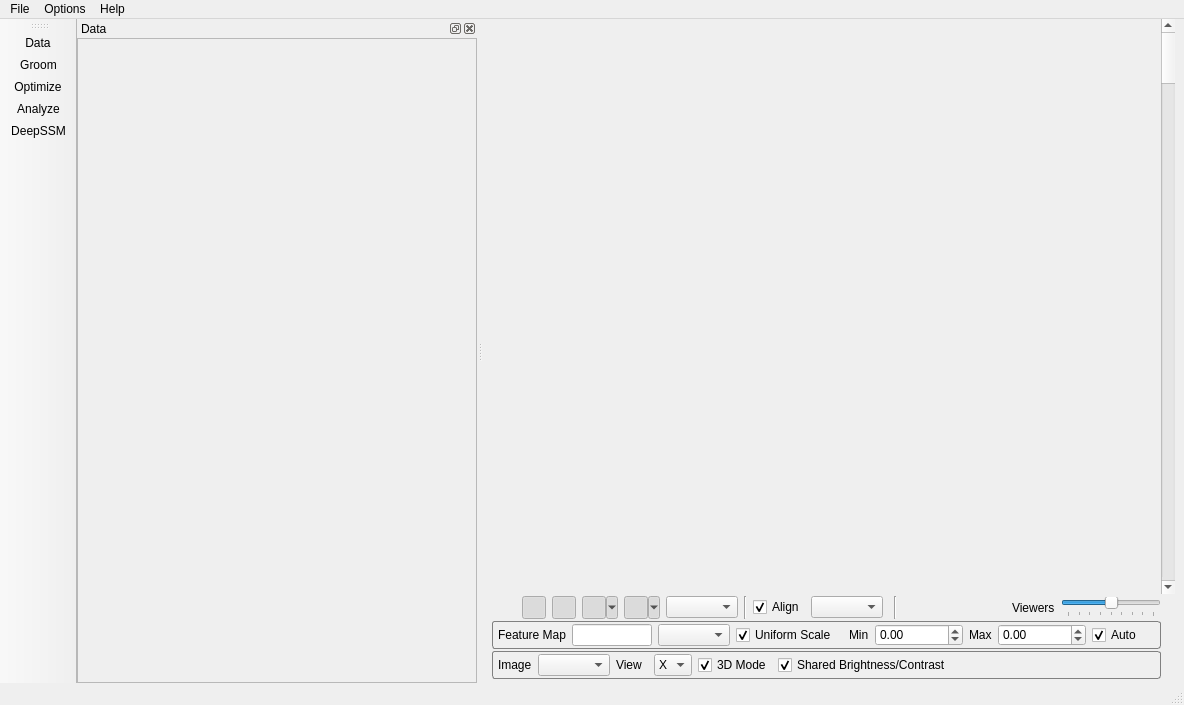
<?xml version="1.0" encoding="UTF-8"?>
<ui version="4.0">
 <class>ShapeWorksStudioApp</class>
 <widget class="QMainWindow" name="ShapeWorksStudioApp">
  <property name="geometry">
   <rect>
    <x>0</x>
    <y>0</y>
    <width>1184</width>
    <height>705</height>
   </rect>
  </property>
  <property name="windowTitle">
   <string>ShapeWorks Studio</string>
  </property>
  <property name="windowIcon">
   <iconset resource="../Resources/ShapeWorksStudio.qrc">
    <normaloff>:/Studio/Images/shapeworks-logo.png</normaloff>:/Studio/Images/shapeworks-logo.png</iconset>
  </property>
  <property name="styleSheet">
   <string notr="true">QWidget#feature_widget {
    border-radius: 3px;
    border: 1px solid grey;
}

QWidget#image_widget {
    border-radius: 3px;
    border: 1px solid grey;
}
</string>
  </property>
  <widget class="QWidget" name="centralwidget">
   <layout class="QGridLayout" name="gridLayout">
    <property name="topMargin">
     <number>0</number>
    </property>
    <property name="bottomMargin">
     <number>4</number>
    </property>
    <property name="horizontalSpacing">
     <number>0</number>
    </property>
    <property name="verticalSpacing">
     <number>2</number>
    </property>
    <item row="2" column="0">
     <widget class="QWidget" name="widget" native="true">
      <layout class="QGridLayout" name="gridLayout_2">
       <property name="leftMargin">
        <number>0</number>
       </property>
       <property name="topMargin">
        <number>0</number>
       </property>
       <property name="rightMargin">
        <number>0</number>
       </property>
       <property name="bottomMargin">
        <number>0</number>
       </property>
       <item row="0" column="0">
        <widget class="QWidget" name="control_widget" native="true">
         <property name="sizePolicy">
          <sizepolicy hsizetype="Minimum" vsizetype="MinimumExpanding">
           <horstretch>0</horstretch>
           <verstretch>0</verstretch>
          </sizepolicy>
         </property>
         <layout class="QHBoxLayout" name="horizontalLayout_3">
          <property name="spacing">
           <number>6</number>
          </property>
          <property name="leftMargin">
           <number>0</number>
          </property>
          <property name="topMargin">
           <number>0</number>
          </property>
          <property name="rightMargin">
           <number>0</number>
          </property>
          <property name="bottomMargin">
           <number>0</number>
          </property>
          <item>
           <widget class="QToolButton" name="auto_view_button">
            <property name="toolTip">
             <string>Reset View</string>
            </property>
            <property name="text">
             <string/>
            </property>
            <property name="icon">
             <iconset resource="../Resources/ShapeWorksStudio.qrc">
              <normaloff>:/Studio/Images/AutoViewOff.png</normaloff>
              <normalon>:/Studio/Images/AutoView.png</normalon>:/Studio/Images/AutoViewOff.png</iconset>
            </property>
            <property name="checkable">
             <bool>false</bool>
            </property>
            <property name="autoRaise">
             <bool>true</bool>
            </property>
           </widget>
          </item>
          <item>
           <widget class="QToolButton" name="planes_visible_button_">
            <property name="toolTip">
             <string>Show landmarks</string>
            </property>
            <property name="icon">
             <iconset resource="../Resources/ShapeWorksStudio.qrc">
              <normaloff>:/Studio/Images/planes_off.png</normaloff>
              <normalon>:/Studio/Images/planes_on.png</normalon>:/Studio/Images/planes_off.png</iconset>
            </property>
            <property name="checkable">
             <bool>true</bool>
            </property>
            <property name="checked">
             <bool>true</bool>
            </property>
            <property name="popupMode">
             <enum>QToolButton::DelayedPopup</enum>
            </property>
            <property name="autoRaise">
             <bool>false</bool>
            </property>
           </widget>
          </item>
          <item>
           <widget class="QToolButton" name="landmarks_visible_button">
            <property name="toolTip">
             <string>Show landmarks</string>
            </property>
            <property name="icon">
             <iconset resource="../Resources/ShapeWorksStudio.qrc">
              <normaloff>:/Studio/Images/flag_off.png</normaloff>
              <activeon>:/Studio/Images/flag_on.png</activeon>:/Studio/Images/flag_off.png</iconset>
            </property>
            <property name="checkable">
             <bool>true</bool>
            </property>
            <property name="checked">
             <bool>true</bool>
            </property>
            <property name="popupMode">
             <enum>QToolButton::DelayedPopup</enum>
            </property>
            <property name="autoRaise">
             <bool>false</bool>
            </property>
           </widget>
          </item>
          <item>
           <widget class="QToolButton" name="glyphs_visible_button">
            <property name="toolTip">
             <string>Show glyphs</string>
            </property>
            <property name="icon">
             <iconset resource="../Resources/ShapeWorksStudio.qrc">
              <normaloff>:/Studio/Images/VisibleOff.png</normaloff>
              <normalon>:/Studio/Images/Visible.png</normalon>:/Studio/Images/VisibleOff.png</iconset>
            </property>
            <property name="checkable">
             <bool>true</bool>
            </property>
            <property name="checked">
             <bool>true</bool>
            </property>
            <property name="popupMode">
             <enum>QToolButton::MenuButtonPopup</enum>
            </property>
            <property name="autoRaise">
             <bool>true</bool>
            </property>
           </widget>
          </item>
          <item>
           <widget class="QToolButton" name="surface_visible_button">
            <property name="toolTip">
             <string>Show/hide isosurface</string>
            </property>
            <property name="text">
             <string/>
            </property>
            <property name="icon">
             <iconset resource="../Resources/ShapeWorksStudio.qrc">
              <normaloff>:/Studio/Images/IsosurfaceVisibleOff.png</normaloff>
              <normalon>:/Studio/Images/IsosurfaceVisible.png</normalon>:/Studio/Images/IsosurfaceVisibleOff.png</iconset>
            </property>
            <property name="checkable">
             <bool>true</bool>
            </property>
            <property name="checked">
             <bool>true</bool>
            </property>
            <property name="popupMode">
             <enum>QToolButton::MenuButtonPopup</enum>
            </property>
            <property name="autoRaise">
             <bool>true</bool>
            </property>
           </widget>
          </item>
          <item>
           <widget class="QComboBox" name="view_mode_combobox">
            <property name="toolTip">
             <string>View mode</string>
            </property>
           </widget>
          </item>
          <item>
           <widget class="Line" name="line_2">
            <property name="orientation">
             <enum>Qt::Vertical</enum>
            </property>
           </widget>
          </item>
          <item>
           <widget class="QCheckBox" name="center_checkbox">
            <property name="toolTip">
             <string>Centering</string>
            </property>
            <property name="text">
             <string>Align</string>
            </property>
            <property name="checked">
             <bool>true</bool>
            </property>
           </widget>
          </item>
          <item>
           <widget class="QComboBox" name="alignment_combo">
            <property name="sizeAdjustPolicy">
             <enum>QComboBox::AdjustToContents</enum>
            </property>
           </widget>
          </item>
          <item>
           <spacer name="horizontalSpacer_3">
            <property name="orientation">
             <enum>Qt::Horizontal</enum>
            </property>
            <property name="sizeType">
             <enum>QSizePolicy::Fixed</enum>
            </property>
            <property name="sizeHint" stdset="0">
             <size>
              <width>5</width>
              <height>20</height>
             </size>
            </property>
           </spacer>
          </item>
          <item>
           <widget class="Line" name="line_4">
            <property name="orientation">
             <enum>Qt::Vertical</enum>
            </property>
           </widget>
          </item>
          <item>
           <widget class="Line" name="line_3">
            <property name="orientation">
             <enum>Qt::Horizontal</enum>
            </property>
           </widget>
          </item>
          <item>
           <spacer name="horizontalSpacer">
            <property name="orientation">
             <enum>Qt::Horizontal</enum>
            </property>
            <property name="sizeHint" stdset="0">
             <size>
              <width>40</width>
              <height>20</height>
             </size>
            </property>
           </spacer>
          </item>
          <item>
           <widget class="QLabel" name="label">
            <property name="text">
             <string>Viewers</string>
            </property>
           </widget>
          </item>
          <item>
           <widget class="QSlider" name="zoom_slider">
            <property name="maximumSize">
             <size>
              <width>100</width>
              <height>16777215</height>
             </size>
            </property>
            <property name="toolTip">
             <string>Number of viewers</string>
            </property>
            <property name="layoutDirection">
             <enum>Qt::RightToLeft</enum>
            </property>
            <property name="minimum">
             <number>0</number>
            </property>
            <property name="maximum">
             <number>8</number>
            </property>
            <property name="pageStep">
             <number>1</number>
            </property>
            <property name="value">
             <number>4</number>
            </property>
            <property name="orientation">
             <enum>Qt::Horizontal</enum>
            </property>
            <property name="invertedAppearance">
             <bool>true</bool>
            </property>
            <property name="invertedControls">
             <bool>false</bool>
            </property>
            <property name="tickPosition">
             <enum>QSlider::TicksBelow</enum>
            </property>
           </widget>
          </item>
         </layout>
        </widget>
       </item>
      </layout>
     </widget>
    </item>
    <item row="0" column="0">
     <widget class="QVTKOpenGLNativeWidget" name="qvtkWidget" native="true">
      <property name="sizePolicy">
       <sizepolicy hsizetype="Expanding" vsizetype="Expanding">
        <horstretch>1</horstretch>
        <verstretch>1</verstretch>
       </sizepolicy>
      </property>
      <property name="minimumSize">
       <size>
        <width>300</width>
        <height>300</height>
       </size>
      </property>
     </widget>
    </item>
    <item row="3" column="0">
     <layout class="QHBoxLayout" name="horizontalLayout"/>
    </item>
    <item row="0" column="1">
     <widget class="QScrollBar" name="vertical_scroll_bar">
      <property name="orientation">
       <enum>Qt::Vertical</enum>
      </property>
     </widget>
    </item>
    <item row="4" column="0">
     <widget class="QWidget" name="feature_widget" native="true">
      <layout class="QGridLayout" name="gridLayout_3">
       <property name="leftMargin">
        <number>6</number>
       </property>
       <property name="topMargin">
        <number>3</number>
       </property>
       <property name="rightMargin">
        <number>6</number>
       </property>
       <property name="bottomMargin">
        <number>3</number>
       </property>
       <item row="0" column="11">
        <spacer name="horizontalSpacer_2">
         <property name="orientation">
          <enum>Qt::Horizontal</enum>
         </property>
         <property name="sizeHint" stdset="0">
          <size>
           <width>40</width>
           <height>20</height>
          </size>
         </property>
        </spacer>
       </item>
       <item row="0" column="2">
        <widget class="QLineEdit" name="feature_line">
         <property name="alignment">
          <set>Qt::AlignCenter</set>
         </property>
         <property name="readOnly">
          <bool>true</bool>
         </property>
        </widget>
       </item>
       <item row="0" column="4">
        <widget class="QCheckBox" name="feature_uniform_scale">
         <property name="toolTip">
          <string>Apply a uniform scale for all viewers</string>
         </property>
         <property name="text">
          <string>Uniform Scale</string>
         </property>
         <property name="checked">
          <bool>true</bool>
         </property>
        </widget>
       </item>
       <item row="0" column="5">
        <widget class="Line" name="line">
         <property name="orientation">
          <enum>Qt::Horizontal</enum>
         </property>
        </widget>
       </item>
       <item row="0" column="3">
        <widget class="QComboBox" name="features">
         <property name="toolTip">
          <string>Select feature map</string>
         </property>
         <property name="sizeAdjustPolicy">
          <enum>QComboBox::AdjustToContents</enum>
         </property>
        </widget>
       </item>
       <item row="0" column="6">
        <widget class="QLabel" name="label_3">
         <property name="text">
          <string>Min</string>
         </property>
        </widget>
       </item>
       <item row="0" column="7">
        <widget class="QDoubleSpinBox" name="feature_min">
         <property name="toolTip">
          <string>Minimum scalar range</string>
         </property>
         <property name="minimum">
          <double>-9999999.000000000000000</double>
         </property>
         <property name="maximum">
          <double>9999999.000000000000000</double>
         </property>
        </widget>
       </item>
       <item row="0" column="10">
        <widget class="QCheckBox" name="feature_auto_scale">
         <property name="toolTip">
          <string>Automatic scale range</string>
         </property>
         <property name="text">
          <string>Auto</string>
         </property>
         <property name="checked">
          <bool>true</bool>
         </property>
        </widget>
       </item>
       <item row="0" column="9">
        <widget class="QDoubleSpinBox" name="feature_max">
         <property name="toolTip">
          <string>Maximum scalar range</string>
         </property>
         <property name="minimum">
          <double>-9999999.000000000000000</double>
         </property>
         <property name="maximum">
          <double>9999999.000000000000000</double>
         </property>
        </widget>
       </item>
       <item row="0" column="8">
        <widget class="QLabel" name="label_4">
         <property name="text">
          <string>Max</string>
         </property>
        </widget>
       </item>
       <item row="0" column="0">
        <widget class="QLabel" name="feature_map_label">
         <property name="text">
          <string>Feature Map</string>
         </property>
        </widget>
       </item>
      </layout>
     </widget>
    </item>
    <item row="5" column="0">
     <widget class="QWidget" name="image_widget" native="true">
      <layout class="QGridLayout" name="gridLayout_6">
       <property name="leftMargin">
        <number>6</number>
       </property>
       <property name="topMargin">
        <number>3</number>
       </property>
       <property name="rightMargin">
        <number>6</number>
       </property>
       <property name="bottomMargin">
        <number>3</number>
       </property>
       <item row="0" column="0">
        <widget class="QLabel" name="label_10">
         <property name="text">
          <string>Image</string>
         </property>
        </widget>
       </item>
       <item row="0" column="2">
        <widget class="QComboBox" name="image_combo_">
         <property name="toolTip">
          <string>Select feature map</string>
         </property>
         <property name="sizeAdjustPolicy">
          <enum>QComboBox::AdjustToContents</enum>
         </property>
        </widget>
       </item>
       <item row="0" column="8">
        <spacer name="horizontalSpacer_5">
         <property name="orientation">
          <enum>Qt::Horizontal</enum>
         </property>
         <property name="sizeHint" stdset="0">
          <size>
           <width>40</width>
           <height>20</height>
          </size>
         </property>
        </spacer>
       </item>
       <item row="0" column="4">
        <widget class="Line" name="line_6">
         <property name="orientation">
          <enum>Qt::Horizontal</enum>
         </property>
        </widget>
       </item>
       <item row="0" column="7">
        <widget class="QCheckBox" name="image_share_window_and_level_">
         <property name="toolTip">
          <string>Apply a uniform scale for all viewers</string>
         </property>
         <property name="text">
          <string>Shared Brightness/Contrast</string>
         </property>
         <property name="checked">
          <bool>true</bool>
         </property>
        </widget>
       </item>
       <item row="0" column="3">
        <widget class="QLabel" name="label_11">
         <property name="text">
          <string>View</string>
         </property>
        </widget>
       </item>
       <item row="0" column="6">
        <widget class="QCheckBox" name="image_3d_mode_">
         <property name="toolTip">
          <string>Apply a uniform scale for all viewers</string>
         </property>
         <property name="text">
          <string>3D Mode</string>
         </property>
         <property name="checked">
          <bool>true</bool>
         </property>
        </widget>
       </item>
       <item row="0" column="5">
        <widget class="QComboBox" name="image_axis_">
         <property name="toolTip">
          <string>Select feature map</string>
         </property>
         <property name="currentIndex">
          <number>0</number>
         </property>
         <property name="sizeAdjustPolicy">
          <enum>QComboBox::AdjustToContents</enum>
         </property>
         <item>
          <property name="text">
           <string>X</string>
          </property>
         </item>
         <item>
          <property name="text">
           <string>Y</string>
          </property>
         </item>
         <item>
          <property name="text">
           <string>Z</string>
          </property>
         </item>
        </widget>
       </item>
      </layout>
     </widget>
    </item>
   </layout>
  </widget>
  <widget class="QMenuBar" name="menubar">
   <property name="geometry">
    <rect>
     <x>0</x>
     <y>0</y>
     <width>1184</width>
     <height>21</height>
    </rect>
   </property>
   <widget class="QMenu" name="menuFile">
    <property name="title">
     <string>File</string>
    </property>
    <widget class="QMenu" name="menuExport">
     <property name="title">
      <string>Export...</string>
     </property>
     <addaction name="action_export_current_mesh"/>
     <addaction name="action_export_current_particles"/>
     <addaction name="action_export_particle_scalars"/>
     <addaction name="action_export_mesh_scalars"/>
     <addaction name="action_export_all_subjects_particle_scalars"/>
     <addaction name="actionExport_Eigenvectors"/>
     <addaction name="actionExport_Eigenvalues"/>
     <addaction name="action_export_pca_scores"/>
     <addaction name="actionExport_PCA_Mode_Points"/>
     <addaction name="action_export_pca_montage"/>
     <addaction name="action_export_screenshot"/>
    </widget>
    <addaction name="action_new_project"/>
    <addaction name="action_open_project"/>
    <addaction name="action_show_project_folder"/>
    <addaction name="action_save_project"/>
    <addaction name="action_save_project_as"/>
    <addaction name="separator"/>
    <addaction name="action_import"/>
    <addaction name="menuExport"/>
    <addaction name="separator"/>
    <addaction name="action_recent1"/>
    <addaction name="action_recent2"/>
    <addaction name="action_recent3"/>
    <addaction name="action_recent4"/>
    <addaction name="action_recent5"/>
    <addaction name="action_recent6"/>
    <addaction name="action_recent7"/>
    <addaction name="action_recent8"/>
    <addaction name="separator"/>
    <addaction name="action_quit"/>
   </widget>
   <widget class="QMenu" name="menuOptions">
    <property name="title">
     <string>Options</string>
    </property>
    <addaction name="action_preferences"/>
    <addaction name="actionShow_Tool_Window"/>
   </widget>
   <widget class="QMenu" name="menuHelp">
    <property name="title">
     <string>Help</string>
    </property>
    <addaction name="actionAbout"/>
    <addaction name="actionKeyboard_Shortcuts"/>
   </widget>
   <addaction name="menuFile"/>
   <addaction name="menuOptions"/>
   <addaction name="menuHelp"/>
  </widget>
  <widget class="QStatusBar" name="statusbar"/>
  <widget class="QDockWidget" name="controlsDock">
   <property name="minimumSize">
    <size>
     <width>400</width>
     <height>400</height>
    </size>
   </property>
   <property name="floating">
    <bool>false</bool>
   </property>
   <property name="features">
    <set>QDockWidget::AllDockWidgetFeatures</set>
   </property>
   <property name="allowedAreas">
    <set>Qt::LeftDockWidgetArea|Qt::RightDockWidgetArea</set>
   </property>
   <property name="windowTitle">
    <string>Data</string>
   </property>
   <attribute name="dockWidgetArea">
    <number>1</number>
   </attribute>
   <widget class="QWidget" name="dockWidgetContents">
    <layout class="QVBoxLayout" name="verticalLayout">
     <property name="spacing">
      <number>12</number>
     </property>
     <property name="leftMargin">
      <number>0</number>
     </property>
     <property name="topMargin">
      <number>0</number>
     </property>
     <property name="rightMargin">
      <number>0</number>
     </property>
     <property name="bottomMargin">
      <number>0</number>
     </property>
     <item>
      <widget class="QScrollArea" name="scrollArea">
       <property name="sizePolicy">
        <sizepolicy hsizetype="Expanding" vsizetype="Expanding">
         <horstretch>0</horstretch>
         <verstretch>0</verstretch>
        </sizepolicy>
       </property>
       <property name="minimumSize">
        <size>
         <width>375</width>
         <height>0</height>
        </size>
       </property>
       <property name="horizontalScrollBarPolicy">
        <enum>Qt::ScrollBarAlwaysOff</enum>
       </property>
       <property name="widgetResizable">
        <bool>true</bool>
       </property>
       <widget class="QWidget" name="scrollAreaWidgetContents">
        <property name="geometry">
         <rect>
          <x>0</x>
          <y>0</y>
          <width>398</width>
          <height>641</height>
         </rect>
        </property>
        <property name="minimumSize">
         <size>
          <width>325</width>
          <height>0</height>
         </size>
        </property>
        <layout class="QGridLayout" name="gridLayout_4">
         <property name="leftMargin">
          <number>0</number>
         </property>
         <property name="topMargin">
          <number>0</number>
         </property>
         <property name="rightMargin">
          <number>0</number>
         </property>
         <property name="bottomMargin">
          <number>0</number>
         </property>
         <item row="0" column="0">
          <widget class="QStackedWidget" name="stacked_widget">
           <property name="currentIndex">
            <number>-1</number>
           </property>
          </widget>
         </item>
        </layout>
       </widget>
      </widget>
     </item>
    </layout>
   </widget>
  </widget>
  <widget class="QToolBar" name="ToolBar">
   <property name="font">
    <font>
     <pointsize>8</pointsize>
     <weight>50</weight>
     <bold>false</bold>
    </font>
   </property>
   <property name="windowTitle">
    <string>toolBar</string>
   </property>
   <property name="movable">
    <bool>true</bool>
   </property>
   <property name="iconSize">
    <size>
     <width>52</width>
     <height>52</height>
    </size>
   </property>
   <property name="toolButtonStyle">
    <enum>Qt::ToolButtonTextUnderIcon</enum>
   </property>
   <property name="floatable">
    <bool>true</bool>
   </property>
   <attribute name="toolBarArea">
    <enum>LeftToolBarArea</enum>
   </attribute>
   <attribute name="toolBarBreak">
    <bool>false</bool>
   </attribute>
   <addaction name="action_import_mode"/>
   <addaction name="action_groom_mode"/>
   <addaction name="action_optimize_mode"/>
   <addaction name="action_analysis_mode"/>
   <addaction name="action_deepssm_mode"/>
  </widget>
  <action name="action_quit">
   <property name="text">
    <string>Quit</string>
   </property>
   <property name="shortcut">
    <string>Ctrl+Q</string>
   </property>
  </action>
  <action name="actionViewFullScreen">
   <property name="text">
    <string>Full Screen</string>
   </property>
   <property name="shortcut">
    <string>Ctrl+F</string>
   </property>
  </action>
  <action name="action_import">
   <property name="text">
    <string>Import Shapes...</string>
   </property>
   <property name="shortcut">
    <string>Ctrl+I</string>
   </property>
  </action>
  <action name="action_groom_mode">
   <property name="checkable">
    <bool>true</bool>
   </property>
   <property name="icon">
    <iconset resource="../Resources/ShapeWorksStudio.qrc">
     <normaloff>:/Studio/Images/tools.png</normaloff>:/Studio/Images/tools.png</iconset>
   </property>
   <property name="text">
    <string>Groom</string>
   </property>
  </action>
  <action name="action_import_mode">
   <property name="checkable">
    <bool>true</bool>
   </property>
   <property name="icon">
    <iconset resource="../Resources/ShapeWorksStudio.qrc">
     <normaloff>:/Studio/Images/data.png</normaloff>:/Studio/Images/data.png</iconset>
   </property>
   <property name="text">
    <string>Data</string>
   </property>
  </action>
  <action name="action_optimize_mode">
   <property name="checkable">
    <bool>true</bool>
   </property>
   <property name="icon">
    <iconset resource="../Resources/ShapeWorksStudio.qrc">
     <normaloff>:/Studio/Images/gear2.png</normaloff>:/Studio/Images/gear2.png</iconset>
   </property>
   <property name="text">
    <string>Optimize</string>
   </property>
  </action>
  <action name="action_analysis_mode">
   <property name="checkable">
    <bool>true</bool>
   </property>
   <property name="icon">
    <iconset resource="../Resources/ShapeWorksStudio.qrc">
     <normaloff>:/Studio/Images/chart.png</normaloff>:/Studio/Images/chart.png</iconset>
   </property>
   <property name="text">
    <string>Analyze</string>
   </property>
  </action>
  <action name="action_open_project">
   <property name="text">
    <string>Open Project...</string>
   </property>
   <property name="shortcut">
    <string>Ctrl+O</string>
   </property>
  </action>
  <action name="action_save_project">
   <property name="text">
    <string>Save Project</string>
   </property>
   <property name="shortcut">
    <string>Ctrl+S</string>
   </property>
  </action>
  <action name="action_new_project">
   <property name="text">
    <string>New Project</string>
   </property>
   <property name="shortcut">
    <string>Ctrl+N</string>
   </property>
  </action>
  <action name="action_save_project_as">
   <property name="text">
    <string>Save Project As...</string>
   </property>
   <property name="shortcut">
    <string>Ctrl+Shift+S</string>
   </property>
  </action>
  <action name="action_preferences">
   <property name="text">
    <string>Preferences</string>
   </property>
   <property name="shortcut">
    <string>Ctrl+,</string>
   </property>
  </action>
  <action name="action_import_legacy">
   <property name="text">
    <string>Import Legacy ShapeWorks</string>
   </property>
  </action>
  <action name="action_recent1">
   <property name="text">
    <string>Recent1</string>
   </property>
  </action>
  <action name="action_recent2">
   <property name="text">
    <string>Recent2</string>
   </property>
  </action>
  <action name="action_recent3">
   <property name="text">
    <string>Recent3</string>
   </property>
  </action>
  <action name="action_recent4">
   <property name="text">
    <string>Recent4</string>
   </property>
  </action>
  <action name="actionShow_Tool_Window">
   <property name="text">
    <string>Show Tool Window</string>
   </property>
  </action>
  <action name="actionExport_PCA_Mesh">
   <property name="text">
    <string>Export PCA Mesh...</string>
   </property>
   <property name="shortcut">
    <string>Ctrl+M</string>
   </property>
  </action>
  <action name="actionSet_Data_Directory">
   <property name="text">
    <string>Set Data Directory...</string>
   </property>
   <property name="toolTip">
    <string>Set the Data Directory for all generated images and correspondance points</string>
   </property>
   <property name="shortcut">
    <string>Ctrl+D</string>
   </property>
  </action>
  <action name="actionExport_Eigenvalues">
   <property name="text">
    <string>Export Eigenvalues...</string>
   </property>
   <property name="shortcut">
    <string>Ctrl+E</string>
   </property>
  </action>
  <action name="actionExport_Eigenvectors">
   <property name="text">
    <string>Export Eigenvectors...</string>
   </property>
   <property name="shortcut">
    <string>Ctrl+Shift+E</string>
   </property>
  </action>
  <action name="actionExport_PCA_Mode_Points">
   <property name="text">
    <string>Export PCA Mode Particles...</string>
   </property>
   <property name="shortcut">
    <string>Ctrl+Shift+P</string>
   </property>
  </action>
  <action name="actionExport_Variance_Graph">
   <property name="text">
    <string>Export Variance Graph</string>
   </property>
  </action>
  <action name="action_export_current_mesh">
   <property name="text">
    <string>Export Current Mesh...</string>
   </property>
  </action>
  <action name="action_export_mesh_scalars">
   <property name="text">
    <string>Export Current Mesh Scalars...</string>
   </property>
  </action>
  <action name="action_export_pca_scores">
   <property name="text">
    <string>Export PCA Component Scores...</string>
   </property>
  </action>
  <action name="actionKeyboard_Shortcuts">
   <property name="text">
    <string>Keyboard Shortcuts</string>
   </property>
  </action>
  <action name="actionAbout">
   <property name="text">
    <string>&amp;About</string>
   </property>
  </action>
  <action name="action_show_project_folder">
   <property name="text">
    <string>Show Project Folder</string>
   </property>
  </action>
  <action name="action_recent5">
   <property name="text">
    <string>Recent5</string>
   </property>
  </action>
  <action name="action_recent6">
   <property name="text">
    <string>Recent6</string>
   </property>
  </action>
  <action name="action_recent7">
   <property name="text">
    <string>Recent7</string>
   </property>
  </action>
  <action name="action_recent8">
   <property name="text">
    <string>Recent8</string>
   </property>
  </action>
  <action name="action_export_current_particles">
   <property name="text">
    <string>Export Current Particles...</string>
   </property>
  </action>
  <action name="action_deepssm_mode">
   <property name="checkable">
    <bool>true</bool>
   </property>
   <property name="icon">
    <iconset resource="../Resources/ShapeWorksStudio.qrc">
     <normaloff>:/Studio/Images/deep_ssm.png</normaloff>:/Studio/Images/deep_ssm.png</iconset>
   </property>
   <property name="text">
    <string>DeepSSM</string>
   </property>
  </action>
  <action name="action_export_pca_montage">
   <property name="text">
    <string>Export PCA Montage...</string>
   </property>
  </action>
  <action name="action_export_screenshot">
   <property name="text">
    <string>Export Screenshot...</string>
   </property>
  </action>
  <action name="action_export_particle_scalars">
   <property name="text">
    <string>Export Current Particle Scalars...</string>
   </property>
  </action>
  <action name="action_export_all_subjects_particle_scalars">
   <property name="text">
    <string>Export All Subjects Particle Scalars...</string>
   </property>
  </action>
 </widget>
 <customwidgets>
  <customwidget>
   <class>QVTKOpenGLNativeWidget</class>
   <extends>QWidget</extends>
   <header>QVTKOpenGLNativeWidget.h</header>
   <container>1</container>
  </customwidget>
 </customwidgets>
 <tabstops>
  <tabstop>auto_view_button</tabstop>
  <tabstop>planes_visible_button_</tabstop>
  <tabstop>landmarks_visible_button</tabstop>
  <tabstop>glyphs_visible_button</tabstop>
  <tabstop>surface_visible_button</tabstop>
  <tabstop>view_mode_combobox</tabstop>
  <tabstop>center_checkbox</tabstop>
  <tabstop>alignment_combo</tabstop>
  <tabstop>zoom_slider</tabstop>
  <tabstop>feature_line</tabstop>
  <tabstop>features</tabstop>
  <tabstop>feature_uniform_scale</tabstop>
  <tabstop>feature_min</tabstop>
  <tabstop>feature_max</tabstop>
  <tabstop>feature_auto_scale</tabstop>
  <tabstop>image_combo_</tabstop>
  <tabstop>image_axis_</tabstop>
  <tabstop>image_3d_mode_</tabstop>
  <tabstop>image_share_window_and_level_</tabstop>
  <tabstop>scrollArea</tabstop>
 </tabstops>
 <resources>
  <include location="../Resources/ShapeWorksStudio.qrc"/>
 </resources>
 <connections/>
</ui>
